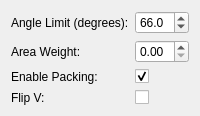
         <widget class="QWidget" name="page_SmartProject">
          <layout class="QFormLayout" name="formLayout_SmartProject">
           <item row="0" column="0">
            <widget class="QLabel" name="label_AngleLimit_SmartProject">
             <property name="text">
              <string>Angle Limit (degrees):</string>
             </property>
            </widget>
           </item>
           <item row="0" column="1">
            <widget class="QDoubleSpinBox" name="spinBox_AngleLimit_SmartProject">
             <property name="toolTip">
              <string>&lt;html&gt;&lt;head/&gt;&lt;body&gt;&lt;p&gt;Lower for more projection groups (less distortion, more islands), higher for fewer projection groups&lt;/p&gt;&lt;/body&gt;&lt;/html&gt;</string>
             </property>
             <property name="decimals">
              <number>1</number>
             </property>
             <property name="minimum">
              <double>0.000000000000000</double>
             </property>
             <property name="maximum">
              <double>89.000000000000000</double>
             </property>
             <property name="value">
              <double>66.000000000000000</double>
             </property>
            </widget>
           </item>
           <item row="1" column="0">
            <widget class="QLabel" name="label_AreaWeight_SmartProject">
             <property name="text">
              <string>Area Weight:</string>
             </property>
            </widget>
           </item>
           <item row="1" column="1">
            <widget class="QDoubleSpinBox" name="spinBox_AreaWeight_SmartProject">
             <property name="toolTip">
              <string>&lt;html&gt;&lt;head/&gt;&lt;body&gt;&lt;p&gt;Weight projection direction clustering by face area; 0 treats all faces equally, 1 lets large faces dominate&lt;/p&gt;&lt;/body&gt;&lt;/html&gt;</string>
             </property>
             <property name="decimals">
              <number>2</number>
             </property>
             <property name="maximum">
              <double>1.000000000000000</double>
             </property>
             <property name="singleStep">
              <double>0.100000000000000</double>
             </property>
             <property name="value">
              <double>0.000000000000000</double>
             </property>
            </widget>
           </item>
           <item row="2" column="0">
            <widget class="QLabel" name="label_EnablePacking_SmartProject">
             <property name="text">
              <string>Enable Packing:</string>
             </property>
            </widget>
           </item>
           <item row="2" column="1">
            <widget class="QCheckBox" name="checkBox_EnablePacking_SmartProject">
             <property name="toolTip">
              <string>Automatically pack UV islands into 0-1 space</string>
             </property>
             <property name="text">
              <string/>
             </property>
             <property name="checked">
              <bool>true</bool>
             </property>
            </widget>
           </item>
           <item row="3" column="0">
            <widget class="QLabel" name="label_FlipV_SmartProject">
             <property name="text">
              <string>Flip V:</string>
             </property>
            </widget>
           </item>
           <item row="3" column="1">
            <widget class="QCheckBox" name="checkBox_FlipV_SmartProject">
             <property name="text">
              <string/>
             </property>
            </widget>
           </item>
          </layout>
         </widget>
